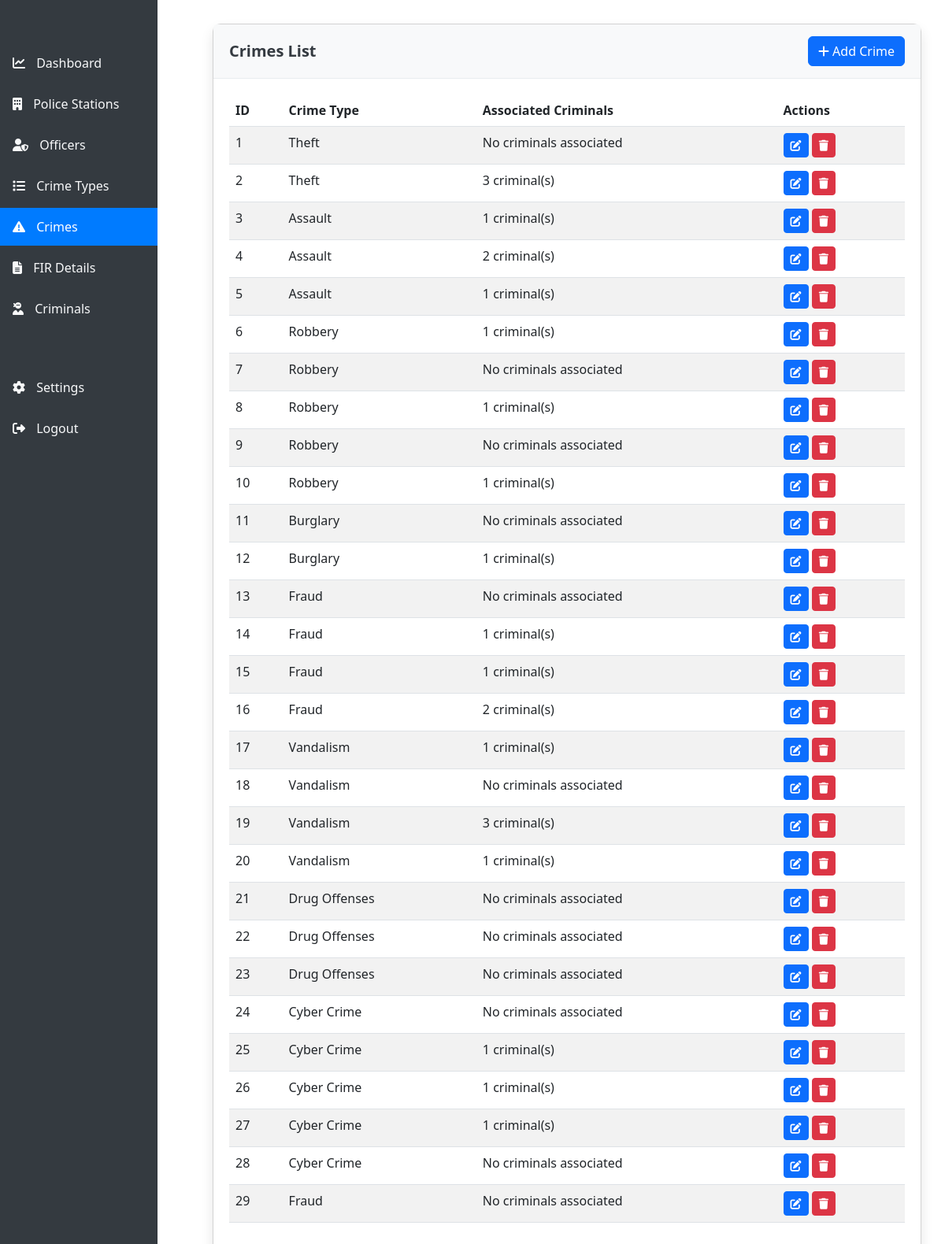
The page /crimes/ (signed in) on the database its author committed.
### crime_management/models.py (models this page shows, shortened)
class Crime(models.Model):
    crime_id = models.AutoField(primary_key=True)
    crime_type = models.ForeignKey(CrimeType, on_delete=models.CASCADE)

class CrimeType(models.Model):
    crime_type_id = models.AutoField(primary_key=True)
    crime_type_name = models.CharField(max_length=100)
    description = models.TextField(null=True, blank=True)

### crime_management/views.py (the view)
# urls.py: path('crimes/', views.crimes, name='crimes'),
@login_required
def crimes(request):
    all_crimes = Crime.objects.all()
    return render(request, 'crimes.html', {'crimes': all_crimes})

### crime_management/templates/crimes.html (shortened to what this page needs)
{% extends 'base.html' %}
{% block content %}
<div class="card">
    <div class="card-header d-flex justify-content-between align-items-center">
        <h5>Crimes List</h5>
        <a href="{% url 'add_crime' %}" class="btn btn-primary">
            <i class="fas fa-plus"></i> Add Crime
        </a>
    </div>
    <div class="card-body">
        <div class="table-responsive">
            <table class="table table-striped data-table">
                <thead>
                    <tr>
                        <th>ID</th>
                        <th>Crime Type</th>
                        <th>Associated Criminals</th>
                        <th>Actions</th>
                    </tr>
                </thead>
                <tbody>
                    {% for crime in crimes %}
                    <tr>
                        <td>{{ crime.crime_id }}</td>
                        <td>{{ crime.crime_type.crime_type_name }}</td>
                        <td>
                            {% with criminals=crime.criminalcrime_set.all %}
                                {% if criminals %}
                                    {{ criminals.count }} criminal(s)
                                {% else %}
                                    No criminals associated
                                {% endif %}
                            {% endwith %}
                        </td>
                        <td>
                            <div class="action-buttons">
                                <a href="{% url 'edit_crime' crime.crime_id %}" class="btn btn-sm btn-primary" data-bs-toggle="tooltip" title="Edit">
                                    <i class="fas fa-edit"></i>
                                </a>
                                <a href="{% url 'delete_crime' crime.crime_id %}" class="btn btn-sm btn-danger delete-btn" data-bs-toggle="tooltip" title="Delete">
                                    <i class="fas fa-trash"></i>
                                </a>
                            </div>
                        </td>
                    </tr>
                    {% empty %}
                    <tr>
                        <td colspan="4" class="text-center">No crimes found</td>
                    </tr>
                    {% endfor %}
                </tbody>
            </table>
        </div>
    </div>
</div>
{% endblock %}

### crime_management/templates/base.html (style rules this page uses)
.card { border-radius: 10px; box-shadow: 0 0.5rem 1rem rgba(0, 0, 0, 0.1); margin-bottom: 30px; }
.card-header { background-color: #f8f9fa; border-bottom: 1px solid #e9ecef; padding: 15px 20px; border-radius: 10px 10px 0 0; }
.card-header h5 { margin-bottom: 0; color: #343a40; font-weight: 600; }
.card-body { padding: 20px; }

### rows shown on the page
Crime: crime_id "1", crime_type.crime_type_name "Theft", shows "No criminals associated"
Crime: crime_id "2", crime_type.crime_type_name "Theft", criminalcrime_set.all.count "3"
Crime: crime_id "3", crime_type.crime_type_name "Assault", criminalcrime_set.all.count "1"
Crime: crime_id "4", crime_type.crime_type_name "Assault", criminalcrime_set.all.count "2"
Crime: crime_id "5", crime_type.crime_type_name "Assault", criminalcrime_set.all.count "1"
Crime: crime_id "6", crime_type.crime_type_name "Robbery", criminalcrime_set.all.count "1"
Crime: crime_id "7", crime_type.crime_type_name "Robbery", shows "No criminals associated"
Crime: crime_id "8", crime_type.crime_type_name "Robbery", criminalcrime_set.all.count "1"
Crime: crime_id "9", crime_type.crime_type_name "Robbery", shows "No criminals associated"
Crime: crime_id "10", crime_type.crime_type_name "Robbery", criminalcrime_set.all.count "1"
Crime: crime_id "11", crime_type.crime_type_name "Burglary", shows "No criminals associated"
Crime: crime_id "12", crime_type.crime_type_name "Burglary", criminalcrime_set.all.count "1"
Crime: crime_id "13", crime_type.crime_type_name "Fraud", shows "No criminals associated"
Crime: crime_id "14", crime_type.crime_type_name "Fraud", criminalcrime_set.all.count "1"
Crime: crime_id "15", crime_type.crime_type_name "Fraud", criminalcrime_set.all.count "1"
Crime: crime_id "16", crime_type.crime_type_name "Fraud", criminalcrime_set.all.count "2"
Crime: crime_id "17", crime_type.crime_type_name "Vandalism", criminalcrime_set.all.count "1"
Crime: crime_id "18", crime_type.crime_type_name "Vandalism", shows "No criminals associated"
Crime: crime_id "19", crime_type.crime_type_name "Vandalism", criminalcrime_set.all.count "3"
Crime: crime_id "20", crime_type.crime_type_name "Vandalism", criminalcrime_set.all.count "1"
Crime: crime_id "21", crime_type.crime_type_name "Drug Offenses", shows "No criminals associated"
Crime: crime_id "22", crime_type.crime_type_name "Drug Offenses", shows "No criminals associated"
Crime: crime_id "23", crime_type.crime_type_name "Drug Offenses", shows "No criminals associated"
Crime: crime_id "24", crime_type.crime_type_name "Cyber Crime", shows "No criminals associated"
Crime: crime_id "25", crime_type.crime_type_name "Cyber Crime", criminalcrime_set.all.count "1"
Crime: crime_id "26", crime_type.crime_type_name "Cyber Crime", criminalcrime_set.all.count "1"
Crime: crime_id "27", crime_type.crime_type_name "Cyber Crime", criminalcrime_set.all.count "1"
Crime: crime_id "28", crime_type.crime_type_name "Cyber Crime", shows "No criminals associated"
Crime: crime_id "29", crime_type.crime_type_name "Fraud", shows "No criminals associated"
